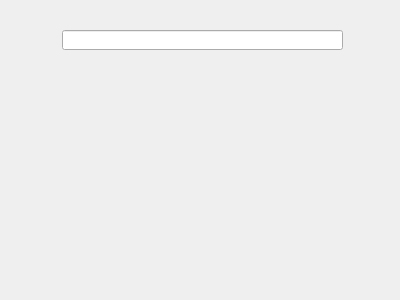
<?xml version="1.0" encoding="UTF-8"?>
<ui version="4.0">
 <class>Demo</class>
 <widget class="QWidget" name="Demo">
  <property name="geometry">
   <rect>
    <x>0</x>
    <y>0</y>
    <width>400</width>
    <height>300</height>
   </rect>
  </property>
  <property name="windowTitle">
   <string>Form</string>
  </property>
  <widget class="QLineEdit" name="lineEdit">
   <property name="geometry">
    <rect>
     <x>62</x>
     <y>30</y>
     <width>281</width>
     <height>20</height>
    </rect>
   </property>
  </widget>
 </widget>
 <resources/>
 <connections/>
</ui>
